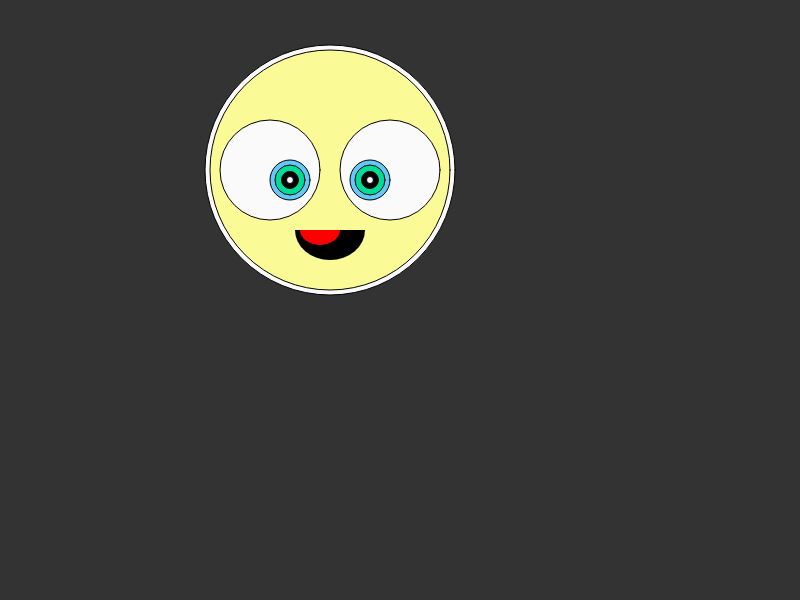
Frame 1 (no input)
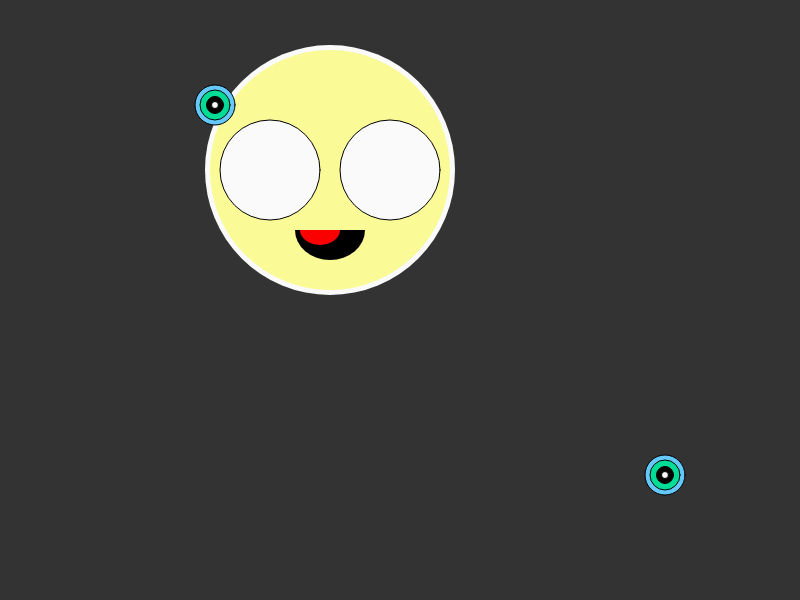
Frame 60 (no input)
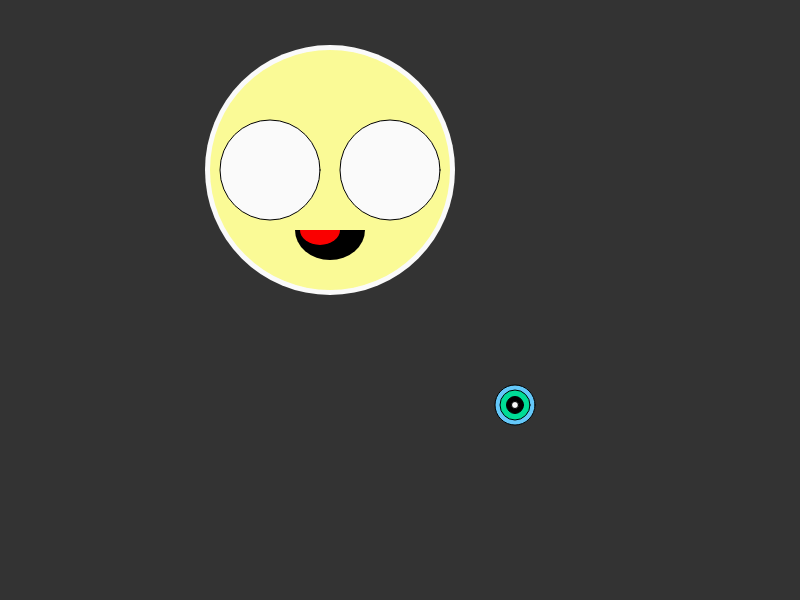
Frame 120 (the mouse pressed at the canvas centre since frame 60)

The p5.js sketch that drew these frames (run headless with seeded random() and noise() and a simulated clock; from frame 60 on, the mouse is pressed at the canvas centre):

// p5.js sketch
// ── sketch.js
var x1;
var y1;
var x2;
var y2;
var x1Direction;
var x2Direction;
var y1Direction;
var y2Direction;

function setup() {
   	createCanvas(displayWidth, displayHeight);
   	x1=370;
   	y1=180;
   	x2=290;
   	y2=180;
   	x1Direction=5;
   	x2Direction=5;
   	y1Direction=5;
   	y2Direction=5;

}

function draw() {
    	  background(51);

    fill(250,250,250);
  	ellipse(330, 170, 250, 250);
  	
  	fill(250,250,150);
  	ellipse(330, 170, 240, 240);
  	
  	fill(250,250,250);
  	stroke(0,0,0);
  	ellipse(390, 170, 100, 100);
  	
  	fill(250,250,250);
  	stroke(0,0,0);
  	ellipse(270, 170, 100, 100);
  	
  	 if(Out(x1, y1) == true) {
      //x1 = random(width);
      //y1 = random(height);
    x1Direction = x1Direction * -1;
    y1Direction = y1Direction * -1;
    
  }
  
    	 if(Out(x2, y2) == true) {
    //x2 = random(width);
    //y2 = random(height);
        x2Direction = x2Direction * -1;
        y2Direction = y2Direction * -1;
  }
  	
  	leftEye(x1,y1)
  	x1=x1 + x1Direction;
  	y1=y1 + y1Direction;
  	//y1++;
  	
  	rightEye(x2,y2)
  	//x2--;
  	//y2--;
  	x2=x2 - x2Direction;
  	y2=y2 - y2Direction;
  	
  	fill(0,0,0);
  	noStroke();
    arc(330, 230, 70, 60, 0, PI);
    
    fill(250,0,0);
  	noStroke();
    arc(320, 230, 40, 30, 0, PI);
    
}

function Out(xPosition, yPosition) {
  if (xPosition > windowWidth || xPosition < 0) {
    return true;
  }
  
  if (yPosition > windowHeight || yPosition < 0) {
    return true;
  }
  
  return false;
  
}

function leftEye(xPosition,yPosition) {
  	fill(100,200,250);
  	ellipse(xPosition, yPosition, 40, 40);
  	
  	fill(0,220,150);
  	ellipse(xPosition, yPosition, 30, 30);

  	fill(0,0,0);
  	ellipse(xPosition, yPosition, 17, 17);
  	
  	fill(250,250,250);
  	ellipse(xPosition, yPosition, 7, 7);
}

function rightEye(xPosition,yPosition) {
  	fill(100,200,250);
  	ellipse(xPosition, yPosition, 40, 40);
  	
  	fill(0,220,150);
  	ellipse(xPosition, yPosition, 30, 30);

  	fill(0,0,0);
  	ellipse(xPosition, yPosition, 17, 17);
  	
  	fill(250,250,250);
  	ellipse(xPosition, yPosition, 7, 7);
}
